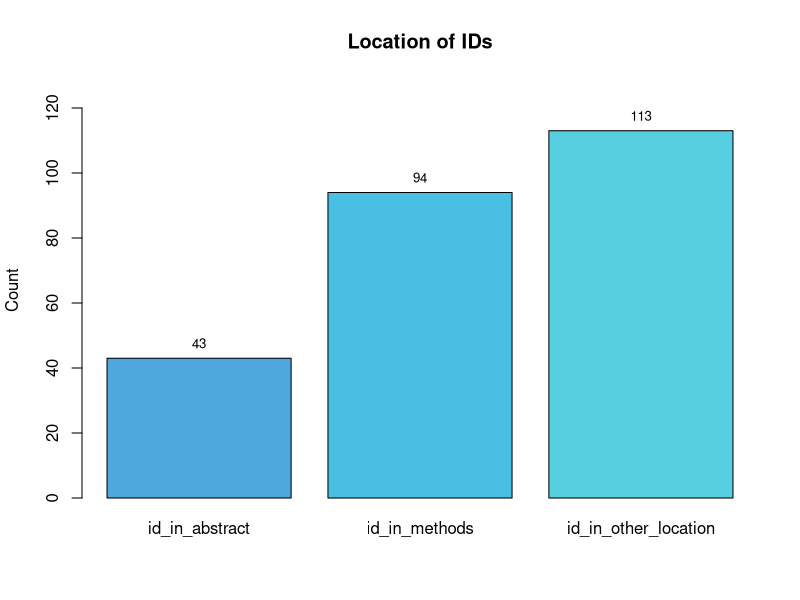
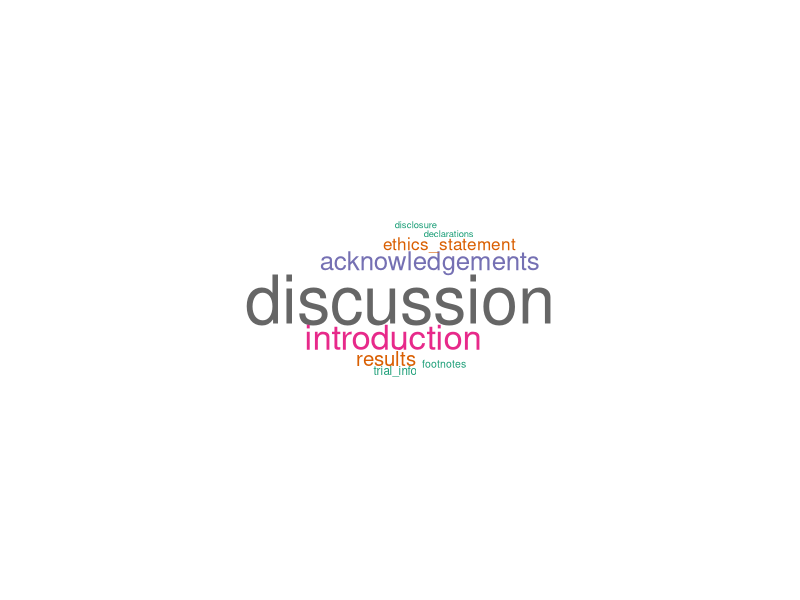
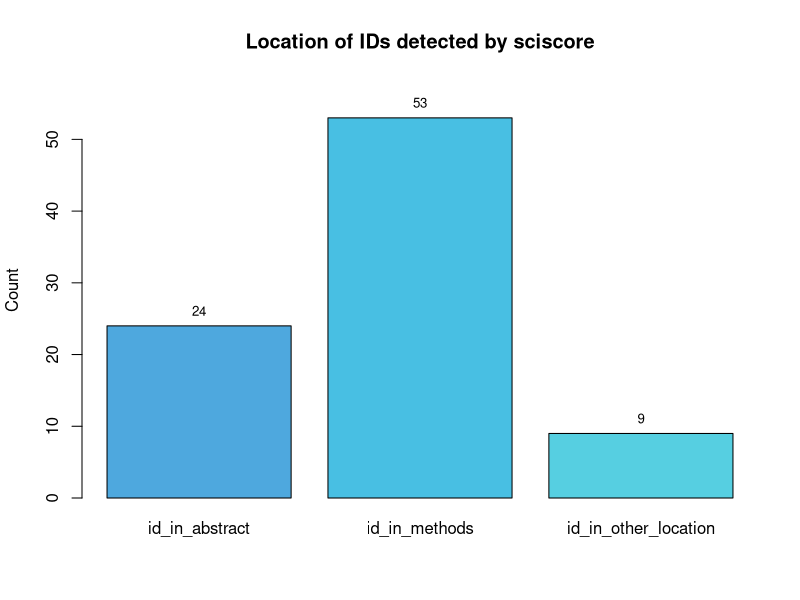
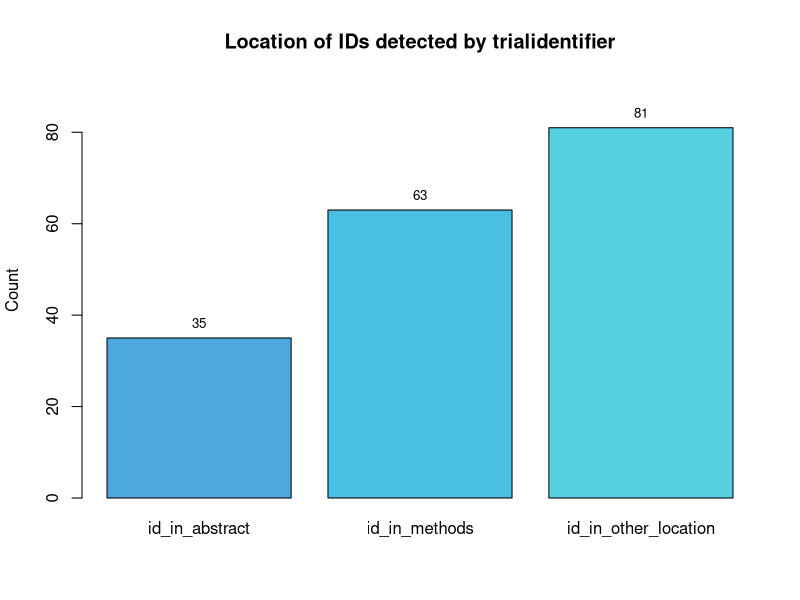
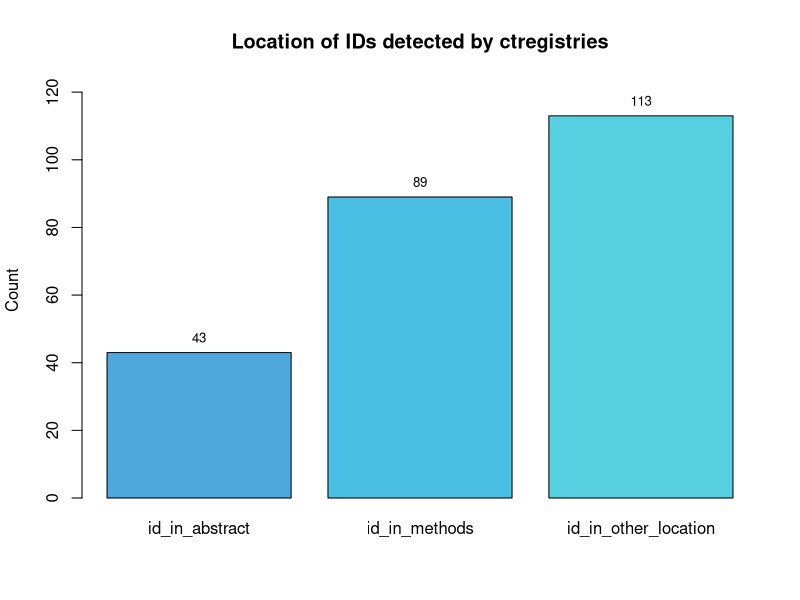
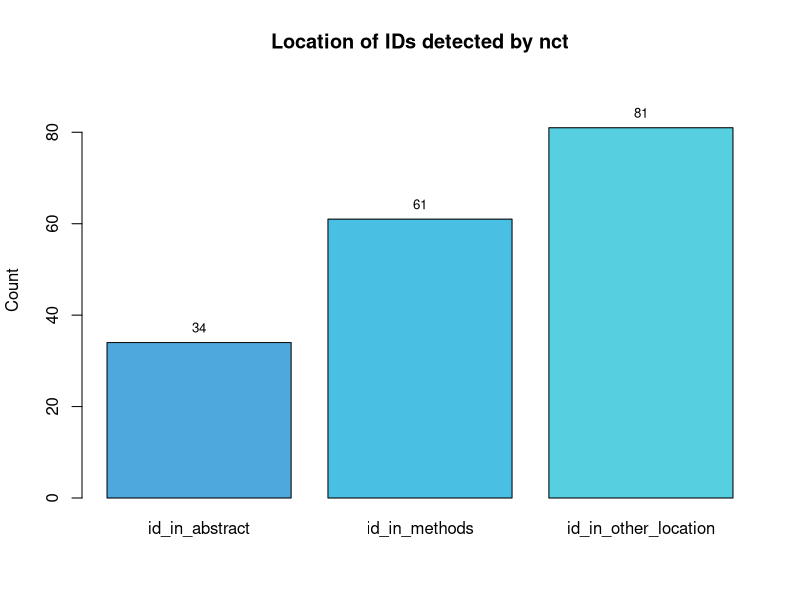

The R script that drew these images, in order:
## ---- chunk 1

library(readr)
library(dplyr)
library(ggplot2)
library(here)
library(wordcloud)
library(RColorBrewer)
## ---- chunk 2

#load dataset
data <- read_csv(here("testing", "regset.csv"))

#general overview
table(data$id_type_group)
## ---- chunk 3

trn <- subset(data, data$id_type %in% c("ctgov", "umin", "drks", "irct", "chictr", 
                                        "isrctn","ctri", "eudract", "actrn", "jrct", 
                                        "kct", "ntr", "pactr"))

table(trn$id_type)
## ---- chunk 4

protocol <- subset(data, data$id_type %in% c("protocols_io"))

table(protocol$id_type)
## ---- chunk 5

false_positive <- subset(data, data$id_type %in% c("catalogue_id", "datapoint", 
                                                   "drug_id", "funding_id", 
                                                   "medical_acronym",
                                                   "medical_device"))

table(false_positive$id_type)
## ---- chunk 6

# Select only the three columns of interest
location <- data[, c("id_in_abstract", "id_in_methods", "id_in_other_location")]

# Count TRUE values for each selected variable
count_true <- colSums(location)

#select custom colors
custom_palette <- colorRampPalette(c("#4EA8DE", "#48BFE3", "#56CFE1"))

#create barplot
barplot(count_true, names.arg = colnames(location), 
        col = custom_palette(length(count_true)),
        main = "Location of IDs",
        ylab = "Count", ylim = c(0, max(count_true) + 15))

# Calculate the midpoints of the bars
bar_midpoints <- barplot(count_true, plot = FALSE)

# Add total count labels on each column (centered)
text(bar_midpoints, count_true, labels = count_true, pos = 3, col = "black", cex = 0.8)
## ---- chunk 7

# separating locations where there are more than 1 options
locations <- unlist(strsplit(as.character(data$other_location), ", "))

# Create a data frame with the table of frequencies
other_location <- as.data.frame(table(locations))

wordcloud(words = other_location$locations, 
          freq = other_location$Freq,
          min.freq = 0,
          max.words = 200,
          random.order = FALSE,
          rot.per = 0,
          colors = brewer.pal(8, "Dark2"))
## ---- chunk 8
table(data$paper_is_research_article)
## ---- chunk 9

table(data$tools_agree)
## ---- chunk 10
table(data$tools_agree, data$id_type_group)
## ---- chunk 11
#subset of sciscore_hit = TRUE
sciscore <- subset(data, data$sciscore_hit %in% c("TRUE"))

table(sciscore$id_type_group)
table(sciscore$id_type)
## ---- chunk 12

# Select only the three columns of interest
location_analysis1 <- sciscore[, c("id_in_abstract", "id_in_methods", 
                                 "id_in_other_location")]

# Count TRUE values for each selected variable
count_true <- colSums(location_analysis1)

#create barplot
barplot(count_true, names.arg = colnames(location_analysis1), 
        col = custom_palette(length(count_true)), 
        main = "Location of IDs detected by sciscore", ylab = "Count",
        ylim = c(0, max(count_true) + 5))

#calculate midpoints of bars
bar_midpoints <- barplot(count_true, plot = FALSE)

#add total count
text(bar_midpoints, count_true, labels = count_true, pos = 3, col = "black", cex = 0.8)
## ---- chunk 13
#subset of trialidentifier_hit = TRUE
trialidentifier <- subset(data, data$trialidentifier_hit %in% c("TRUE"))

table(trialidentifier$id_type_group)
table(trialidentifier$id_type)
## ---- chunk 14

# Select only the three columns of interest
location_analysis2 <- trialidentifier[, c("id_in_abstract", "id_in_methods", 
                                 "id_in_other_location")]

# Count TRUE values for each selected variable
count_true <- colSums(location_analysis2)

#create barplot
barplot(count_true, names.arg = colnames(location_analysis2), 
        col = custom_palette(length(count_true)), 
        main = "Location of IDs detected by trialidentifier", ylab = "Count",
        ylim = c(0, max(count_true) + 10))

#calculate midpoints of bars
bar_midpoints <- barplot(count_true, plot = FALSE)

#add total count
text(bar_midpoints, count_true, labels = count_true, pos = 3, col = "black", cex = 0.8)
## ---- chunk 15
#subset of ctregistries_hit = TRUE
ctregistries <- subset(data, data$ctregistries_hit %in% c("TRUE"))

table(ctregistries$id_type_group)
## ---- chunk 16

# Select only the three columns of interest
location_analysis3 <- ctregistries[, c("id_in_abstract", "id_in_methods", 
                                 "id_in_other_location")]

# Count TRUE values for each selected variable
count_true <- colSums(location_analysis3)

#create barplot
barplot(count_true, names.arg = colnames(location_analysis3), 
        col = custom_palette(length(count_true)), 
        main = "Location of IDs detected by ctregistries", ylab = "Count",
        ylim = c(0, max(count_true) + 10))

#calculate midpoints of bars
bar_midpoints <- barplot(count_true, plot = FALSE)

#add total count
text(bar_midpoints, count_true, labels = count_true, pos = 3, col = "black", cex = 0.8)
## ---- chunk 17
#subset of nct_hit = TRUE
nct <- subset(data, data$nct_hit %in% c("TRUE"))

table(nct$id_type_group)
table(nct$id_type)
## ---- chunk 18

# Select only the three columns of interest
location_analysis4 <- nct[, c("id_in_abstract", "id_in_methods", 
                                 "id_in_other_location")]

# Count TRUE values for each selected variable
count_true <- colSums(location_analysis4)

#create barplot
barplot(count_true, names.arg = colnames(location_analysis4), 
        col = custom_palette(length(count_true)), 
        main = "Location of IDs detected by nct", ylab = "Count",
        ylim = c(0, max(count_true) + 10))

#calculate midpoints of bars
bar_midpoints <- barplot(count_true, plot = FALSE)

#add total count
text(bar_midpoints, count_true, labels = count_true, pos = 3, col = "black", cex = 0.8)
